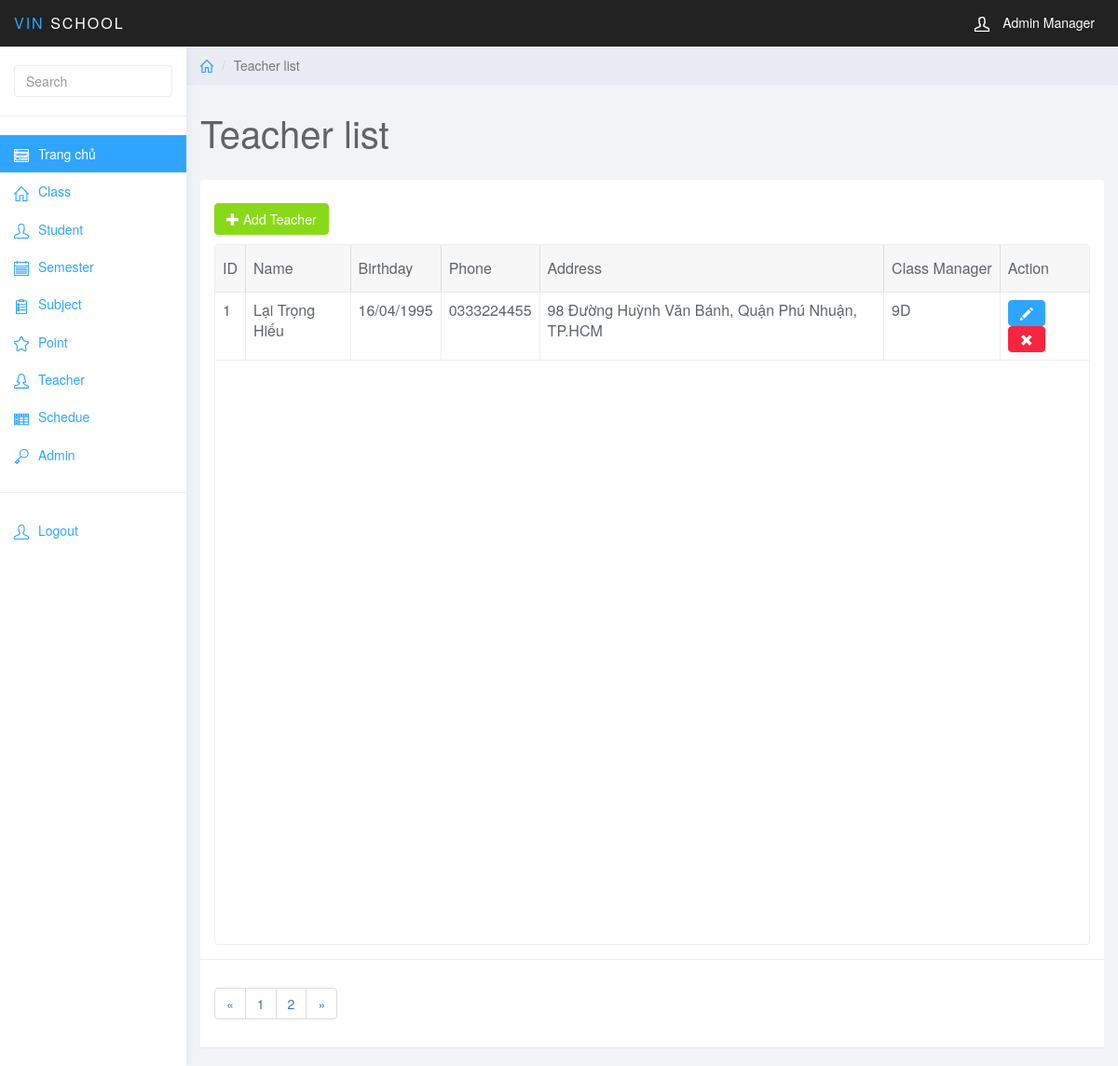
The page /index.php?page_layout=teacher&page=2 (signed in) on the database its author committed.
### tables this page shows
CREATE TABLE `teacher` (
  `teacher_id` int(11) NOT NULL,
  `teacher_name` varchar(255) NOT NULL,
  `teacher_email` varchar(255) NOT NULL,
  `teacher_phone` varchar(255) NOT NULL,
  `class_id` int(11) NOT NULL,
  `teacher_address` varchar(255) NOT NULL,
  `teacher_birth_day` varchar(255) NOT NULL
);

CREATE TABLE `class` (
  `class_id` int(11) NOT NULL,
  `class_name` varchar(255) NOT NULL,
  `teacher_id` int(11) NOT NULL
);

### teacher.php (the view, shortened to what this page needs)
<div class="col-sm-9 col-sm-offset-3 col-lg-10 col-lg-offset-2 main">
	<div class="row">
		<ol class="breadcrumb">
			<li><a href="#"><svg class="glyph stroked home"><use xlink:href="#stroked-home"></use></svg></a></li>
			<li class="active">Teacher list</li>
		</ol>
	</div>
	<div class="row">
		<div class="col-lg-12">
			<h1 class="page-header">Teacher list</h1>
		</div>
	</div>
	<div id="toolbar" class="btn-group">
           <a href="index.php?page_layout=add_teacher" class="btn btn-success">
               <i class="glyphicon glyphicon-plus"></i> Add Teacher
           </a>
       </div>
	<div class="row">
		<div class="col-lg-12">
			<div class="panel panel-default">
				<div class="panel-body">
                       <table
                           data-toolbar="#toolbar"
                           data-toggle="table">
					    <thead>
					    <tr>
					        <th>ID</th>
					        <th>Name</th>
                               <th>Birthday</th>
                               <th>Phone</th>
                               <th>Address</th>
                               <th>Class Manager</th>
                               <th>Action</th>
					    </tr>
                           </thead>
                           <tbody>
                               <?php
                                   if(isset($_GET["page"])){
                                       $page = $_GET["page"];
                                   }
                                   else{
                                       $page = 1;
                                   }
                                   $rows_per_page = 15;
                                   $per_rows = $page*$rows_per_page - $rows_per_page;
                                   $total_rows = mysqli_num_rows(mysqli_query($conn, "SELECT * FROM teacher"));
                                   $total_pages = ceil($total_rows/$rows_per_page);
                                   $list_pages = '';
                                   $page_prev = $page - 1;
                                   $list_pages .= '<li class="page-item"><a class="page-link" href="index.php?page_layout=teacher&page='.$page_prev.'">&laquo;</a></li>';
                                   for($i=1; $i<=$total_pages; $i++){
                                       $list_pages .= '<li class="page-item"><a class="page-link" href="index.php?page_layout=teacher&page='.$i.'">'.$i.'</a></li>';
                                   }
                                   $page_next = $page + 1;
                                   if($page_next > $total_pages){
                                       $page_next = $total_pages;
                                   }
                                   $list_pages .= '<li class="page-item"><a class="page-link" href="index.php?page_layout=teacher&page='.$page_next.'">&raquo;</a></li>';
                                   $sql = "SELECT * FROM teacher
                                           INNER JOIN class
                                           ON teacher.class_id = class.class_id
                                           LIMIT $per_rows, $rows_per_page";
                                   $query = mysqli_query($conn, $sql);
                                   while($row = mysqli_fetch_array($query)){
                               ?>
                               <tr>
                                   <td style=""><?php echo $row['teacher_name'] ?></td>
                                   <td style=""><?php echo $row['teacher_birth_day'] ?></td>
                                   <td style=""><?php echo $row['teacher_phone'] ?></td>
                                   <td style=""><?php echo $row['teacher_address'] ?></td>
                                   <td style=""><?php echo $row['class_name'] ?></td>
                                   <td class="form-group">
                                       <a href="index.php?page_layout=edit_teacher&teacher_id=<?php echo $row['teacher_id'] ?>" class="btn btn-primary"><i class="glyphicon glyphicon-pencil"></i></a>
                                       <a  onclick="return conf();" href="del_teacher.php?teacher_id=<?php echo $row["teacher_id"];?>" class="btn btn-danger"><i class="glyphicon glyphicon-remove"></i></a>
                                   </td>
                               </tr>
                               <?php
                                   }
                               ?>
                           </tbody>
					</table>
                   </div>
                   <div class="panel-footer">
                       <nav aria-label="Page navigation example">
                           <ul class="pagination">
                               <?php echo $list_pages;?>
                           </ul>
                       </nav>
                   </div>
			</div>
		</div>
	</div>
</div>

### css/styles.css (style rules this page uses)
body { background: #f1f4f7; padding-top: 50px; color: #5f6468; }
a, a:hover, a:focus { color: #30a5ff; }
h1, h2, h3, h4, h5, h6 { color: #5f6468; }
h1 { font-weight: 300; font-size: 40px; }
.btn-primary, .btn-primary:hover, .btn-primary:focus, .btn-primary:active, .btn-primary.active, .open > .dropdown-toggle.btn-primary, .btn-primary.disabled, .btn-primary[disabled], fieldset[disabled] .btn-primary, .btn-primary.disabled:hover, .btn-primary[disabled]:hover, fieldset[disabled] .btn-primary:hover, .btn-primary.disabled:focus, .btn-primary[disabled]:focus, fieldset[disabled] .btn-primary:focus, .btn-primary.disabled:active, .btn-primary[disabled]:active, fieldset[disabled] .btn-primary:active, .btn-primary.disabled.active, .btn-primary[disabled].active, fieldset[disabled] .btn-primary.active { background-color: #30a5ff; border-color: #30a5ff; }
.btn-success, .btn-success:hover, .btn-success:focus, .btn-success:active, .btn-success.active, .open > .dropdown-toggle.btn-success, .btn-success.disabled, .btn-success[disabled], fieldset[disabled] .btn-success, .btn-success.disabled:hover, .btn-success[disabled]:hover, fieldset[disabled] .btn-success:hover, .btn-success.disabled:focus, .btn-success[disabled]:focus, fieldset[disabled] .btn-success:focus, .btn-success.disabled:active, .btn-success[disabled]:active, fieldset[disabled] .btn-success:active, .btn-success.disabled.active, .btn-success[disabled].active, fieldset[disabled] .btn-success.active { background-color: #8ad919; border-color: #8ad919; }
.btn-danger, .btn-danger:hover, .btn-danger:focus, .btn-danger:active, .btn-danger.active, .open > .dropdown-toggle.btn-danger, .btn-danger.disabled, .btn-danger[disabled], fieldset[disabled] .btn-danger, .btn-danger.disabled:hover, .btn-danger[disabled]:hover, fieldset[disabled] .btn-danger:hover, .btn-danger.disabled:focus, .btn-danger[disabled]:focus, fieldset[disabled] .btn-danger:focus, .btn-danger.disabled:active, .btn-danger[disabled]:active, fieldset[disabled] .btn-danger:active, .btn-danger.disabled.active, .btn-danger[disabled].active, fieldset[disabled] .btn-danger.active { background-color: #f9243f; border-color: #f9243f; }
.panel { border: 0; }
.panel-footer { background: #fff; border-top: 1px solid #eee; }
.breadcrumb { border-radius: 0; padding: 10px 15px; background: #e9ecf2; box-shadow: 0 1px 1px rgba(0, 0, 0, .05); margin: 0 ; }
h1.page-header { margin-top: 30px; border-bottom: 0; }
.table { background: #fff; }
.breadcrumb .glyph { height: 14px; width: 14px; margin: -2px 0 0 0; stroke-width: 4px; }

### admin.php (style rules this page uses)
table { counter-reset: tableCount; }

### rows shown on the page
teacher: teacher_name "Lại Trọng Hiếu", teacher_birth_day "16/04/1995", teacher_phone "0333224455", teacher_address "98 Đường Huỳnh Văn Bánh, Quận Phú Nhuận, TP.HCM", class.class_name "9D"
